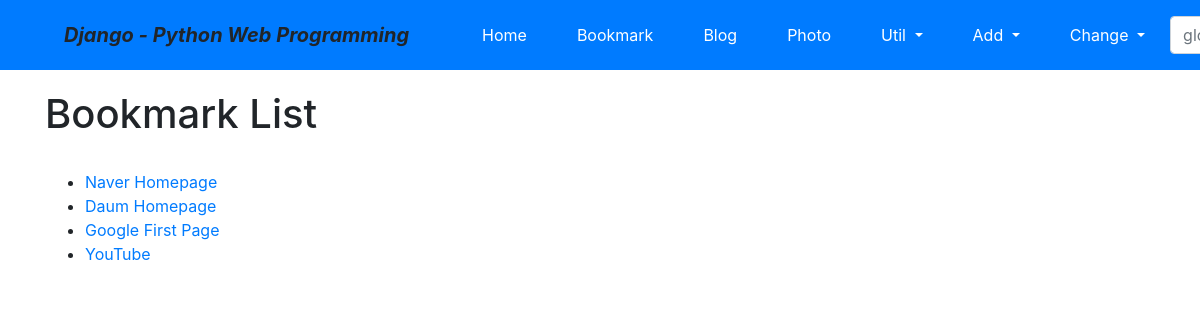
Before: /bookmark/ with the older database file.
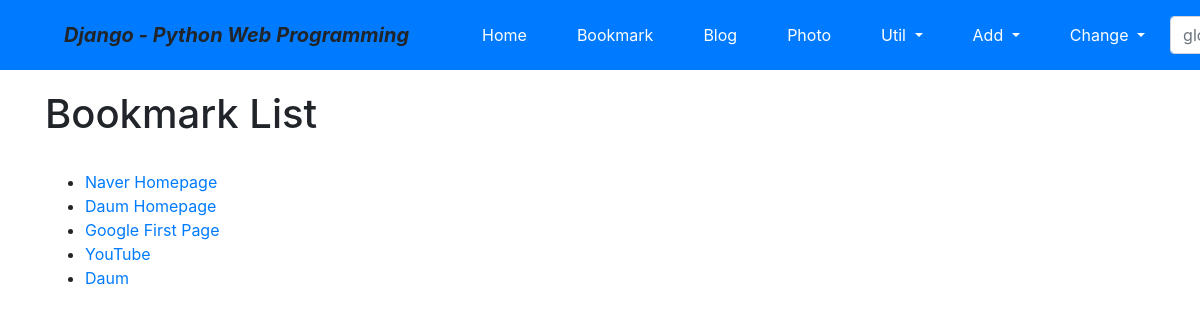
After: the same page with the newer database file.
### bookmark/models.py (models this page shows)
class Bookmark(models.Model):
    title = models.CharField('TITLE', max_length=100, blank=True)
    url = models.URLField('URL', unique=True)
    owner = models.ForeignKey(User, on_delete=models.CASCADE, blank=True, null=True)
    def __str__(self):
        return self.title

### bookmark/views.py (the view)
# urls.py: path('', views.BookmarkLV.as_view(), name='index'),
class BookmarkLV(ListView):
    model = Bookmark

### bookmark/templates/bookmark/bookmark_list.html (shortened to what this page needs)
{% extends "base.html" %}
{% block content %}
<h1>Bookmark List</h1>
<br>
<ul>
    {% for bookmark in object_list %}
        <li><a href="{% url 'bookmark:detail' bookmark.id %}">{{ bookmark }}</a></li>
    {% endfor %}
</ul>
{% endblock %}

Changed rows visible on the page:
added Bookmark: title "Daum"
